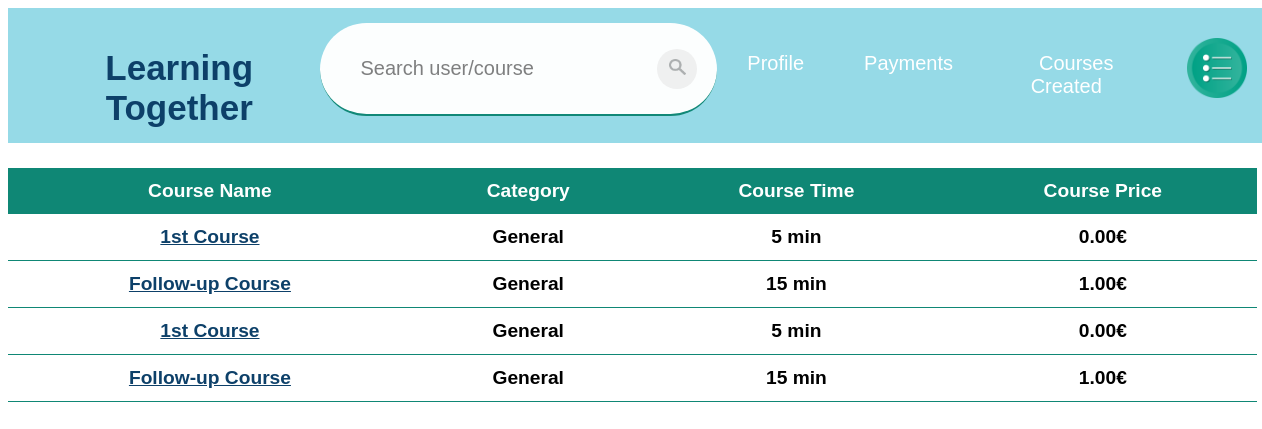
The app's page /coursesEnrolled (signed in), older data.
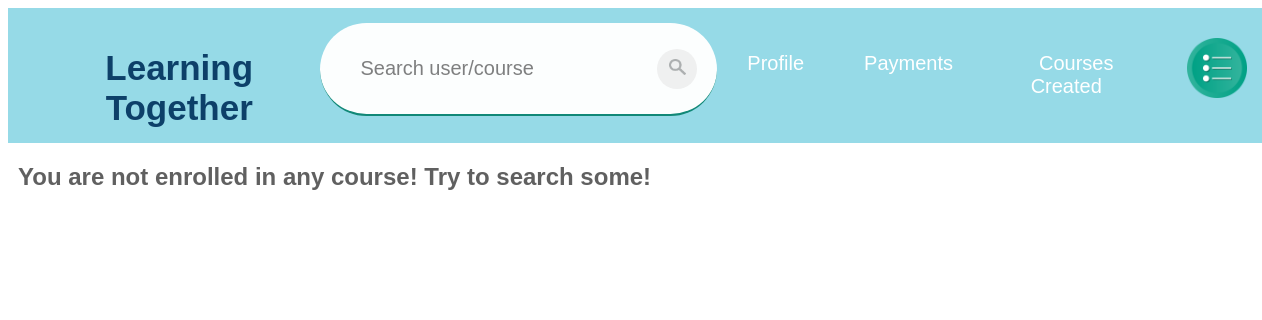
The same page, newer data.
### app/models.py (models this page shows, shortened)
class CoursesEnrolled(models.Model):
    privateId = models.ForeignKey(Private, on_delete=models.CASCADE)
    courseId = models.ForeignKey(Course, on_delete=models.PROTECT)
    paymentMethod = models.ForeignKey(PaymentDetails, on_delete=models.PROTECT, null=True)

class Course(models.Model):
    categoryId = models.ForeignKey(Category, on_delete=models.PROTECT)
    name = models.CharField(max_length=100)
    averageMasterTime = models.SmallIntegerField()
    price = models.DecimalField(max_digits=6, decimal_places=2)
    description = models.CharField(max_length=200, blank=True)
    link = models.CharField(max_length=200, default="")

class Category(models.Model):
    category = models.CharField(max_length=50)

### app/views.py (the view)
# urls.py: path('coursesEnrolled',views.coursesEnrolled,name="coursesEnrolled"),
def coursesEnrolled(request):
    if request.user.is_authenticated:
        profile = models.Profile.objects.filter(userId__exact=request.user.id)
        private = models.Private.objects.filter(profileId__exact=profile[0].id)
        coursesEnrolled = models.CoursesEnrolled.objects.filter(
            privateId__exact=private[0].id)
        return render(request, "app/coursesEnrolled.html", {'coursesEnrolled': coursesEnrolled, 'thisUser': True, 'userId': request.user.id, 'showOptions': True})
    return redirect('home')

### templates/app/coursesEnrolled.html (shortened to what this page needs)
{% extends 'app/base.html' %}
{% block content %}
{% include 'app/navBar.html' with thisUser=thisUser userId=userId showOptions=showOptions %}
{% if not coursesEnrolled %}
    <h2 style="color:rgba(0, 0, 0, 0.623); margin-left: 10px;" >You are not enrolled in any course! Try to search some!</h2>
{% else %}
    <table class="table">
        <thead>
            <th>Course Name</th>
            <th>Category</th>
            <th>Course Time</th>
            <th>Course Price</th>
        </thead>
        {% for courseEnrolled in coursesEnrolled %}
        <tbody>
            <th><a class="pretty" href="../course/{{ courseEnrolled.courseId.id }}">{{ courseEnrolled.courseId.name }}</a></th>
            <th>{{ courseEnrolled.courseId.categoryId.category }}</th>
            <th>{{ courseEnrolled.courseId.averageMasterTime }} min</th>
            <th>{{ courseEnrolled.courseId.price }}€</th>
        </tbody>
        {% endfor %}
    </table>
{% endif %}
{% endblock %}

### templates/app/base.html (shortened to what this page needs)
{% load static %}
<!DOCTYPE html>
<html>
  <link rel="stylesheet" href="/static/test.css" />
  <head>
  </head>
  <body>
    {% block content %} {% endblock content %}
    {% load sweetify %} {% sweetify %}
  </body>
</html>

### templates/app/navBar.html (shortened to what this page needs)
<nav class="navbar">
    <div class="title"><a style="text-decoration: none; color:rgb(13, 64, 105);" href="../">Learning Together</a></div>
    <div >
        {% include 'app/searchBar.html' %}
    </div>
    <ul class="ulist">
        {% if showOptions %}
        <li><a href="../viewProfile/{{ userId }}">Profile</a></li>
        {% if thisUser %}
        <li><a href="../payments">Payments</a></li>
        {% endif %}
        <li><a href="../courseCreated/{{ userId }}">Courses Created</a></li>
        {% endif %}
    </ul>
    {% include 'app/menu.html' %}
</nav>

### templates/app/searchBar.html (shortened to what this page needs)
{% load static %}
<form action="../searchResults" class= "search-bar" method="GET" >
  <input class= "input" type="text" id="name" name="name" placeholder="Search user/course">
  <button class="searchButton" type="submit"><img src= "{%static 'images/search.png'%}"></button>
</form>

### templates/app/menu.html (shortened to what this page needs)
{% load static %}
{% if user.is_authenticated %}
<div style="z-index: 99;">
    <label class="label" for="check">
        <img src = "{% static 'images/menu2.png' %}" style="width: 60px; position:fixed; right:15px"  >
    </label>
</div>
{% endif %}

### static/test.css (style rules this page uses)
body { background-color: rgb(255, 255, 255); font-family: sans-serif; }

### templates/app/navBar.html (style rules this page uses)
.navbar { display: flex; width: 100%; background-color: #96dae7; position: relative; justify-content: space-between; vertical-align: middle; text-align: center; padding: 15px 30px; }
.navbar .title { font-size: 35px; font-weight: 800; vertical-align:middle; color: rgb(13, 64, 105); cursor: pointer; margin-top: 2%; font-family: sans-serif; }
.navbar .ulist { display: flex; list-style: none; margin: auto 0; margin-right: 10%; font-family: sans-serif; }
.navbar .ulist li { margin: 0 20px; }
.navbar .ulist li a { color: #fff; font-size: 20px; text-decoration: none; text-transform: capitalize; padding: 5px 10px; }

### templates/app/searchBar.html (style rules this page uses)
.input { width: 100%; border: 0; padding: 5px; font-size: 17px; outline: 0; }
img { width: 13px; }
.search-bar { width: 100%; max-width: 500px; background: white; opacity: 0.98; border-bottom: 2px solid #0f8775; display: flex; align-items: center; border-radius: 60px; padding: 10px 20px; }
.search-bar input { background: white; opacity: 0.98; flex: 1; border: 0; outline: none; padding: 24px 20px; font-size: 20px; color: black; }
::placeholder { color:rgba(0, 0, 0, 0.514); }
.search-bar .searchButton img { width: 17px; }
.search-bar .searchButton { border:0; border-radius: 50%; width: 40px; height: 40px; background: #f1f1f1; cursor: pointer; }

### templates/app/menu.html (style rules this page uses)
.label { padding: 15px; position: absolute; z-index: 1; }

Row changes from the older to the newer data that the page shows:
removed CoursesEnrolled: courseId.name "1st Course", courseId.categoryId.category "General", courseId.averageMasterTime "5", courseId.price "0.00"
removed CoursesEnrolled: courseId.name "Follow-up Course", courseId.categoryId.category "General", courseId.averageMasterTime "15", courseId.price "1.00"
removed CoursesEnrolled: courseId.name "1st Course", courseId.categoryId.category "General", courseId.averageMasterTime "5", courseId.price "0.00"
removed CoursesEnrolled: courseId.name "Follow-up Course", courseId.categoryId.category "General", courseId.averageMasterTime "15", courseId.price "1.00"
Text that changed along with them:
text no longer shown: "Course Name Category Course Time Course Price"
text now shown: "You are not enrolled in any course! Try to search some!"
